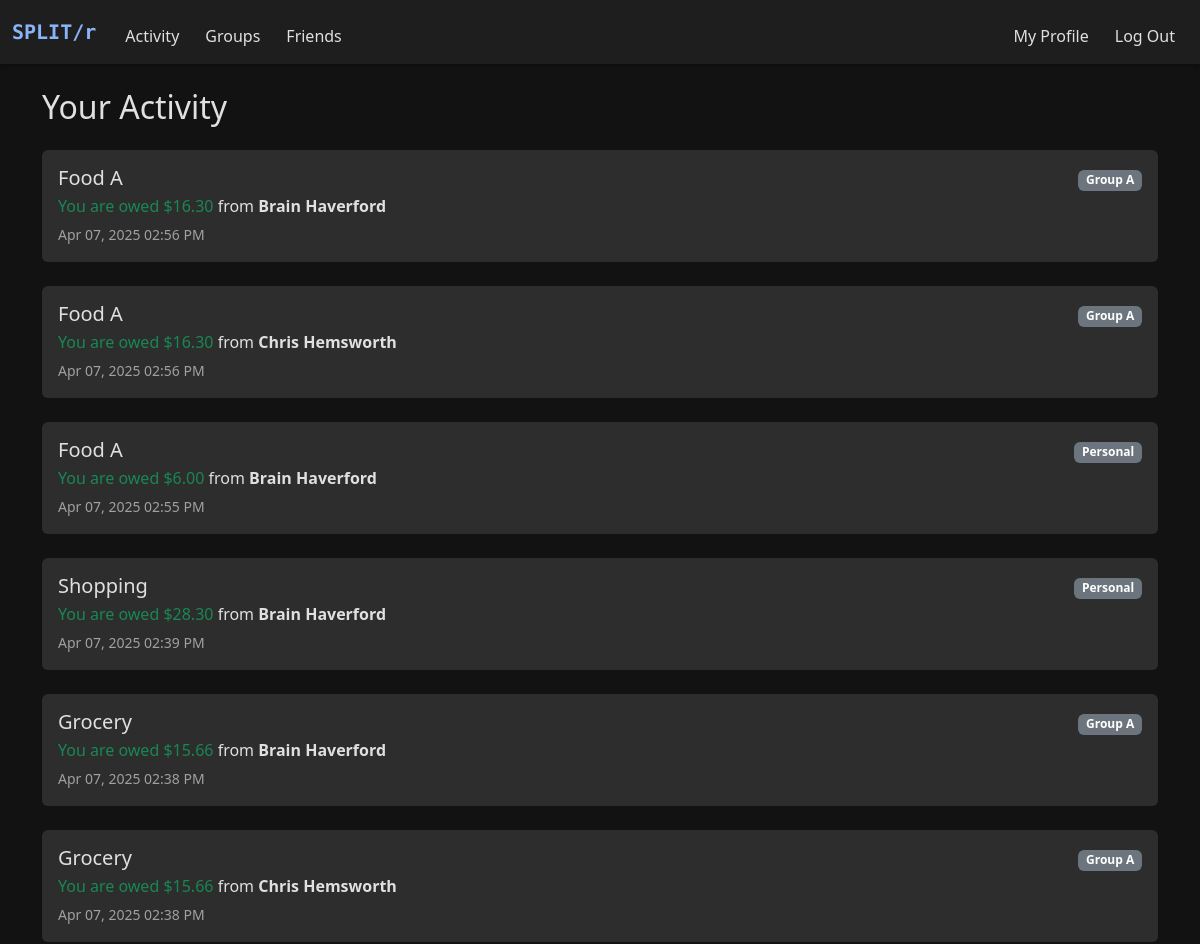
Page /history (signed in, upper part) on the earlier database version.
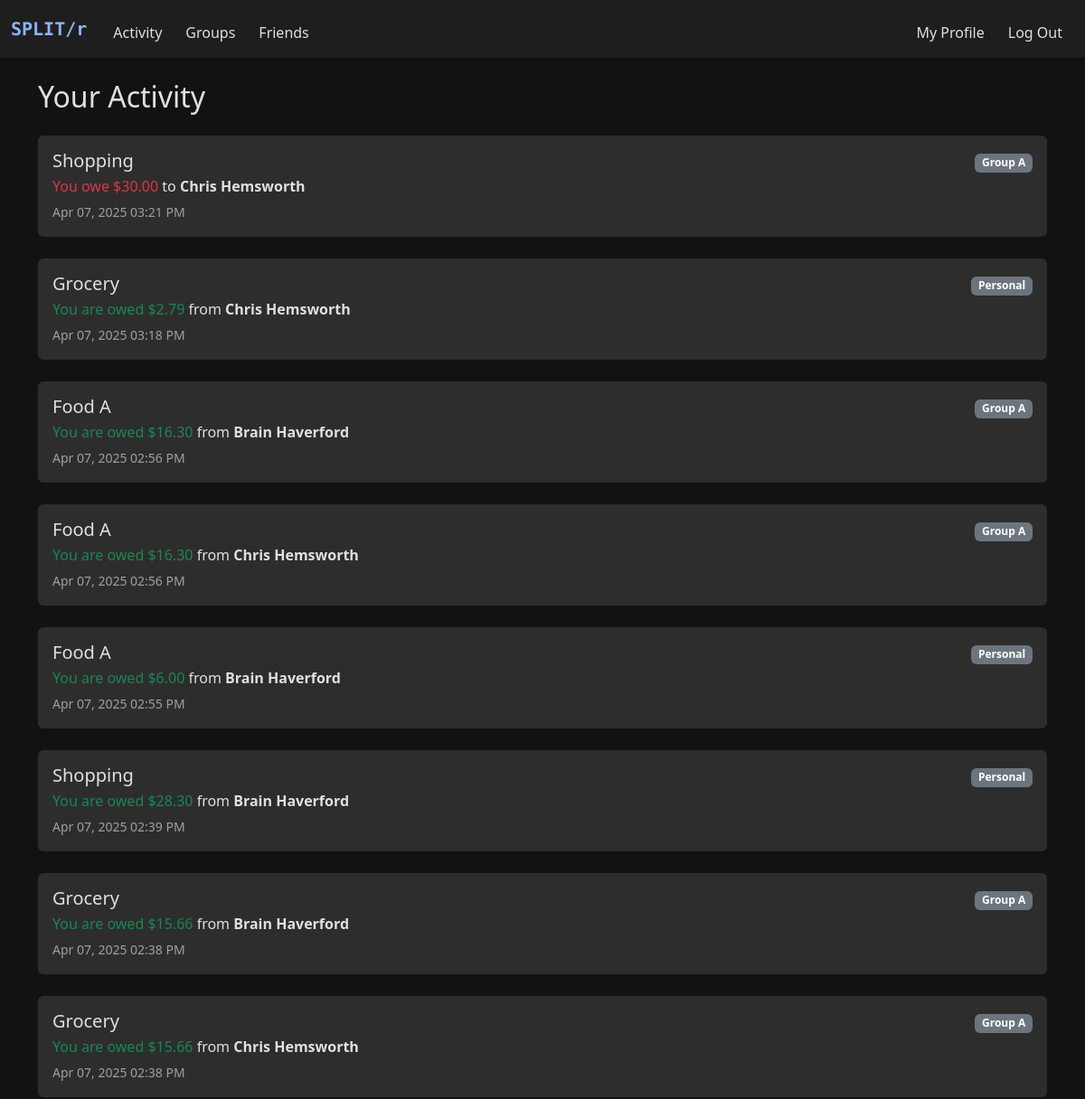
Same page on the later database version.
### models.py (models this page shows, shortened)
class Group(db.Model):
    __tablename__ = "groups"
    id = db.Column(db.Integer, primary_key=True)
    name = db.Column(db.String(100), nullable=True)
    is_friend_group = db.Column(db.Boolean, default=False)
    users = db.relationship(
        "User", secondary="group_members", backref="groups")
    expenses = db.relationship("Expense", backref="group", lazy=True)

class User(db.Model):
    __tablename__ = "users"
    id = db.Column(db.Integer, primary_key=True)
    name = db.Column(db.String(100), nullable=False)
    username = db.Column(db.String(50), unique=True, nullable=False)
    password = db.Column(db.String(200), nullable=False)
    expenses_paid = db.relationship(
        "Expense",
        backref="payer",
        foreign_keys="Expense.paid_by_id",
        )
    splits = db.relationship(
        "ExpenseSplit",
        backref="user",
        foreign_keys="ExpenseSplit.user_id",
        )

class Expense(db.Model):
    __tablename__ = "expenses"
    id = db.Column(db.Integer, primary_key=True)
    description = db.Column(db.String(120))
    amount = db.Column(db.Float)
    paid_by_id = db.Column(db.Integer, db.ForeignKey("users.id"))
    group_id = db.Column(db.Integer, db.ForeignKey("groups.id"), nullable=True)
    timestamp = db.Column(db.DateTime, default=datetime.now)
    splits = db.relationship("ExpenseSplit", backref="expense", lazy=True)

class ExpenseSplit(db.Model):
    __tablename__ = "expense_split"
    id = db.Column(db.Integer, primary_key=True)
    expense_id = db.Column(db.Integer, db.ForeignKey("expenses.id"))
    user_id = db.Column(db.Integer, db.ForeignKey("users.id"))
    amount = db.Column(db.Float)

### app.py (the view)
@app.route("/history")
@login_required
def activity():
    user_id = session.get("user_id")
    expenses = Expense.query.filter(
        (Expense.paid_by_id == user_id) |
        (Expense.id.in_(
            db.session.query(ExpenseSplit.expense_id)
            .filter_by(user_id=user_id)
        ))
    ).order_by(Expense.timestamp.desc()).all()
    transactions = []
    for expense in expenses:
        group = Group.query.get(expense.group_id) if expense.group_id else None
        group_name = group.name if group else None
        splits = expense.splits
        user_split = next((s for s in splits if s.user_id == user_id), None)
        if expense.paid_by_id == user_id:
            for split in splits:
                if split.user_id != user_id and split.amount > 0:
                    counterparty = User.query.get(split.user_id)
                    transactions.append({
                        "description": expense.description,
                        "owed_amount": split.amount,
                        "counterparty_name": counterparty.name,
                        "group_name": group_name,
                        "timestamp": expense.timestamp
                    })
        elif user_split:
            payer = User.query.get(expense.paid_by_id)
            transactions.append({
                "description": expense.description,
                "owed_amount": -user_split.amount,
                "counterparty_name": payer.name,
                "group_name": group_name,
                "timestamp": expense.timestamp
            })
    return render_template("activity.html", transactions=transactions)

### helper.py (called while the page is built)
def login_required(f):
    @wraps(f)
    def decorated_function(*args, **kwargs):
        if "user_id" not in session:
            flash("You must be logged in to view this page.", "danger")
            return redirect("/login")
        return f(*args, **kwargs)
    return decorated_function

def currency(amount, currency_code=None):
    symbols = {
        "USD": "$",
        "EUR": "€",
        "INR": "₹",
        "GBP": "£",
        "JPY": "¥",
    }
    currency_code = (currency_code or
                     current_app.config.get("DEFAULT_CURRENCY", "USD")).upper()
    symbol = symbols.get(currency_code, "")
    return f"{symbol}{amount:,.2f}"

### templates/activity.html (shortened to what this page needs)
{% extends "layout.html" %}
{% block main %}
<div class="container py-4">
    <h2 class="mb-4">Your Activity</h2>
    {% if transactions %}
        <div class="list-group">
            {% for txn in transactions %}
                <div class="mb-4 p-3 rounded" style="background-color: var(--dark-tertiary);">
                    <div class="d-flex justify-content-between">
                        <div>
                            <h5 class="mb-1">{{ txn.description }}</h5>
                            <p class="mb-1">
                                {% if txn.owed_amount > 0 %}
                                    <span class="text-success">You are owed {{ currency(txn.owed_amount) }}</span>
                                    from <strong>{{ txn.counterparty_name }}</strong>
                                {% elif txn.owed_amount < 0 %}
                                    <span class="text-danger">You owe {{ currency(-txn.owed_amount) }}</span>
                                    to <strong>{{ txn.counterparty_name }}</strong>
                                {% else %}
                                    <span class="text-muted">Settled</span>
                                {% endif %}
                            </p>
                            <small class="text-muted-custom">
                                {{ txn.timestamp.strftime('%b %d, %Y %I:%M %p') }}
                            </small>
                        </div>
                        <div class="text-end">
                            <span class="badge bg-secondary">{{ txn.group_name if txn.group_name else "Personal" }}</span>
                        </div>
                    </div>
                </div>
            {% endfor %}
        </div>
    {% else %}
        <div class="alert alert-secondary">No transactions yet!</div>
    {% endif %}
</div>
{% endblock %}

Differences in the rows shown:
added Expense: description "Shopping", timestamp "Apr 07, 2025 03:21 PM"
added Expense: description "Grocery", timestamp "Apr 07, 2025 03:18 PM"
added ExpenseSplit: amount "$2.79"
Other differences:
new list line: "You owe $30.00 to"
new list line: "Chris Hemsworth"
new list line: "Group A"
new list line: "You are owed from Personal"
